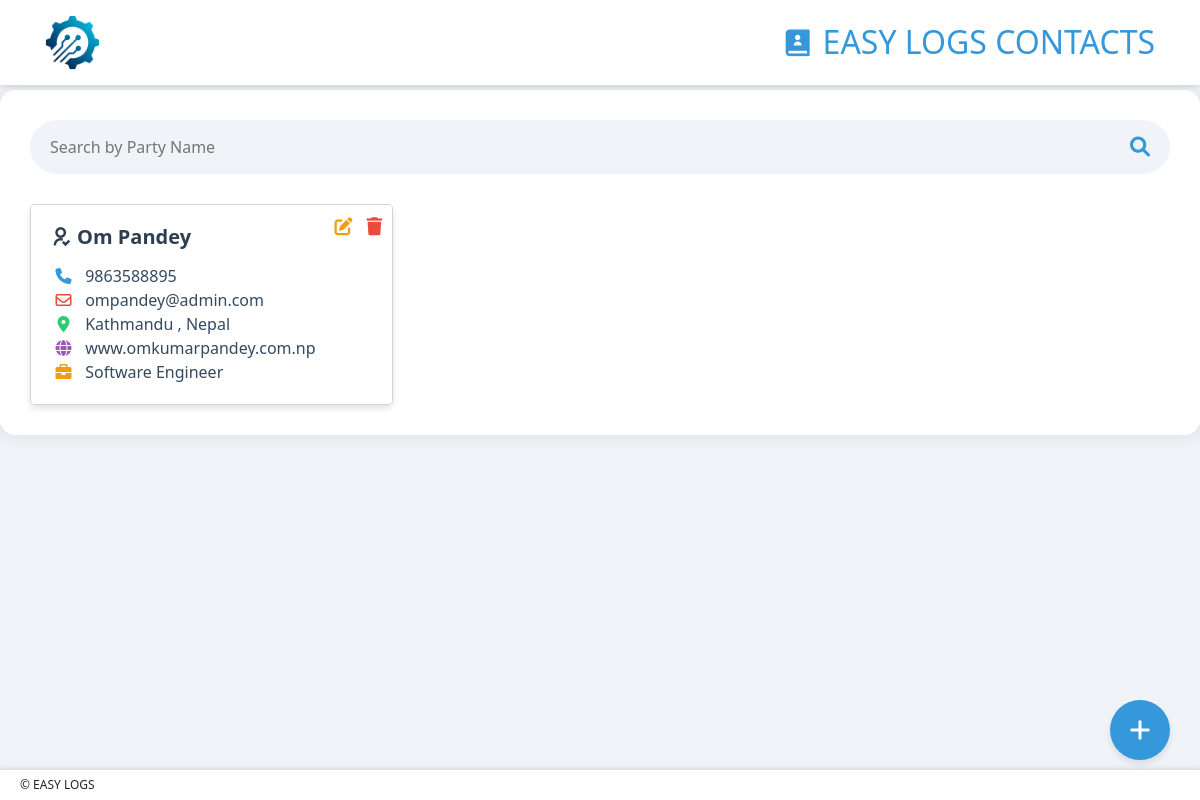
The page /create_contact/ on the database as committed earlier.
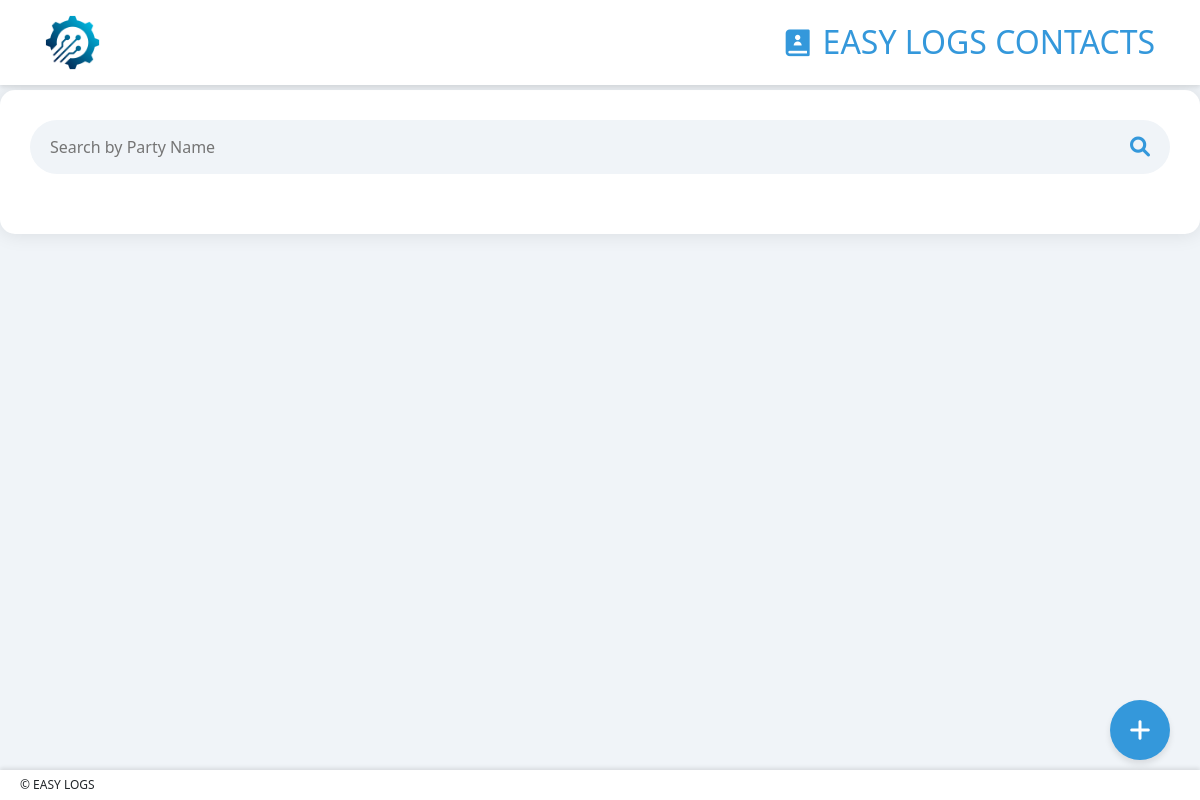
The same page on the database as committed later.
### database/models.py (models this page shows)
class Crm_Contacts (models.Model):
    contact_name = models.CharField(max_length=50 , null=True)
    contact_number = models.CharField(max_length=50 , null=True)
    email = models.CharField(max_length=50 , null=True)
    address = models.CharField(max_length=50 , null=True)
    website = models.CharField(max_length=50 , null=True)
    designaton = models.CharField(max_length=50 , null=True)

### database/views.py (the view, shortened to what this page needs)
# urls.py: path('create_contact/', views.create_contact, name='create_contact'),
def create_contact(request):
    contacts = Crm_Contacts.objects.all()  # Fetch all contacts to display in the table
    return render(request, "crm/Contacts.html", {'contacts': contacts})

### Templates/crm/Contacts.html (shortened to what this page needs)
<!DOCTYPE html>
<html lang="en">
<head>
  <link
    href="https://cdn.jsdelivr.net/npm/remixicon@4.3.0/fonts/remixicon.css"
    rel="stylesheet"
  />
  <link rel="stylesheet" href="https://stackpath.bootstrapcdn.com/bootstrap/4.5.2/css/bootstrap.min.css">
  <link rel="stylesheet" href="https://cdnjs.cloudflare.com/ajax/libs/font-awesome/6.0.0/css/all.min.css">
  <link rel="stylesheet" href="https://cdnjs.cloudflare.com/ajax/libs/animate.css/4.1.1/animate.min.css">
</head>
<body>
  <header class="sticky-header">
    <div class="container">
      <div class="d-flex justify-content-between align-items-center">
        <a class="navbar-brand" href="/admin_dashboard">
          <img src="/static/images/Logo.png" alt="" id="nav-logo">
        </a>
        <h2 class="m-0" style="color: #3498db"><i class="ri-contacts-book-2-fill"></i> EASY LOGS CONTACTS</h2>
      </div>
    </div>
  </header>
  <div class="container todo-container">
    <div class="search-bar animate__animated animate__fadeInDown">
      <input type="text" class="search-input" id="searchInput" placeholder="Search by Party Name">
      <i class="fas fa-search search-icon"></i>
    </div>
    <div class="todo-list animate__animated animate__fadeInUp" id="todoList">
      {% for data in contacts %}
      <div class="card todo-item">
        <div class="card-body">
          <div class="card-icons">
            <i class="fas fa-edit card-icon edit-icon" data-toggle="modal" data-target="#editModal" data-id="{{data.id}}" data-name="{{data.contact_name}}" data-contact="{{data.contact_number}}" data-email="{{data.email}}" data-address="{{data.address}}" data-website="{{data.website}}" data-designation="{{data.designaton}}"></i>
            <a href="{% url "delete" data.id %}" id="delete" ><i class="fas fa-trash card-icon delete-icon"></i></a>
          </div>
          <h5 class="card-title"><i class="ri-user-follow-line"></i> {{data.contact_name}}</h5>
          <p class="card-text">
            <i class="fas fa-phone"></i> {{data.contact_number}}<br>
            <i class="far fa-envelope"></i> {{data.email}}<br>
            <i class="fas fa-map-marker-alt"></i> {{data.address}}<br>
            <i class="fas fa-globe"></i> {{data.website}}<br>
            <i class="fas fa-briefcase"></i> {{data.designaton}}
          </p>
        </div>
      </div>
      {% endfor %}
    </div>
  </div>
  <div class="sticky-footer">
    <div>&copy; EASY LOGS</div>
  </div>
  <button class="add-contact-btn" data-toggle="modal" data-target="#addModal"><i class="fas fa-plus"></i></button>
</body>
</html>

Rows that differ between the two databases and show on the page:
removed Crm_Contacts: contact_name "Om Pandey", contact_number "9863588895", email "ompandey@admin.com", address "Kathmandu , Nepal", website "www.omkumarpandey.com.np", designaton "Software Engineer"
